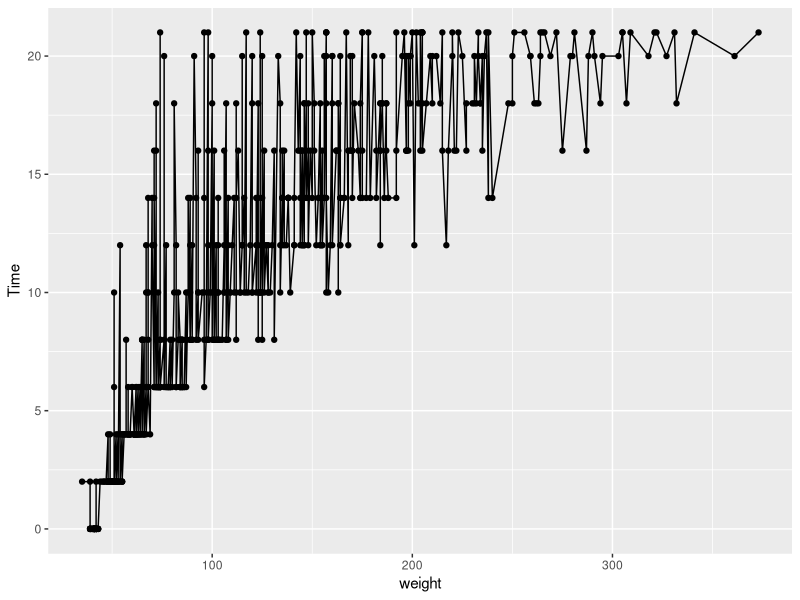
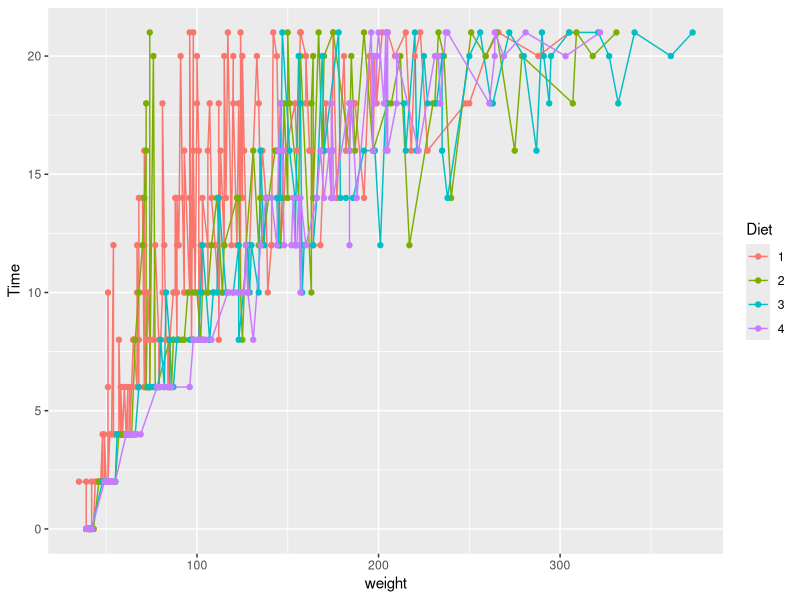
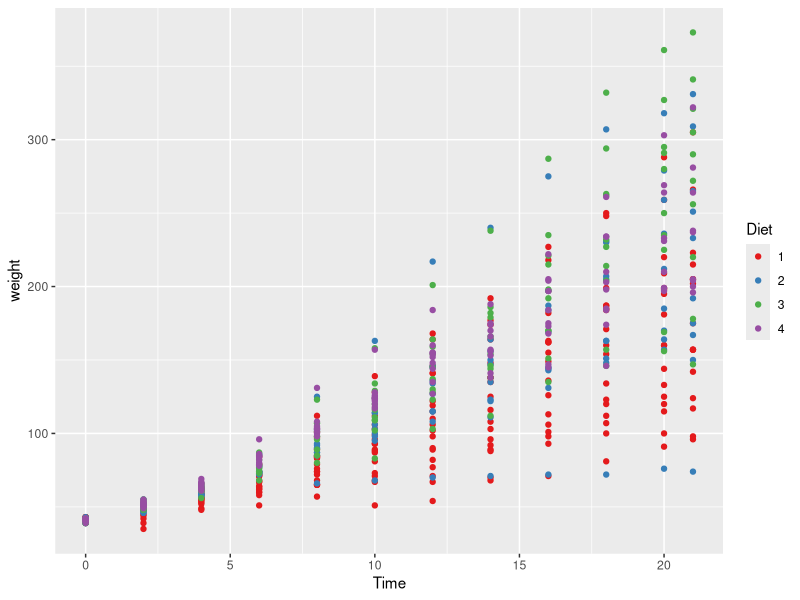
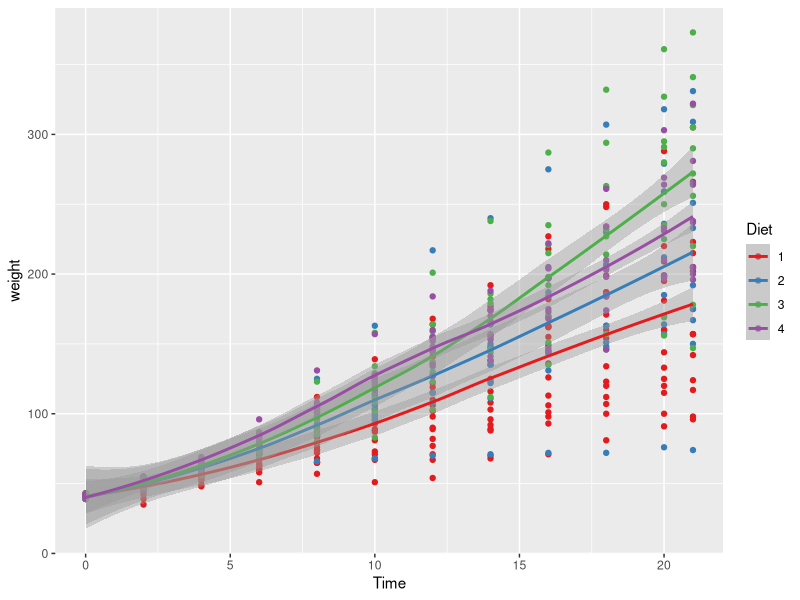
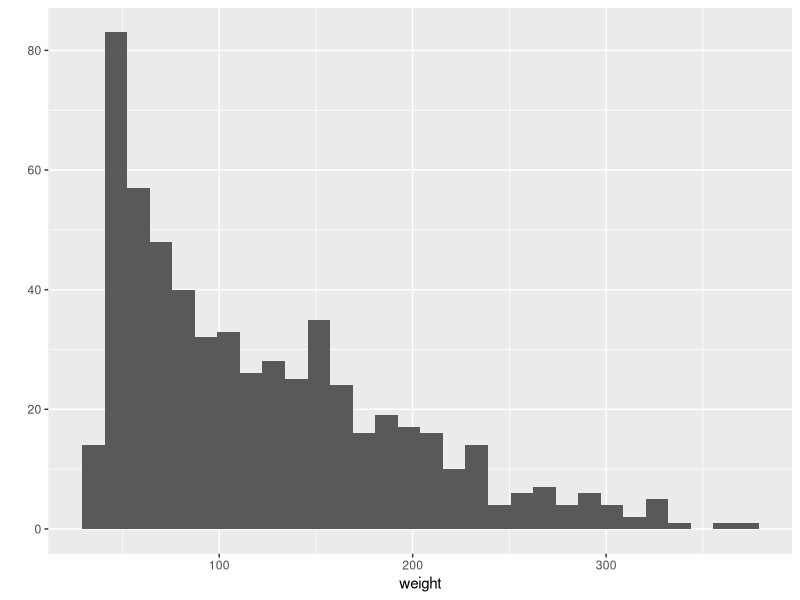
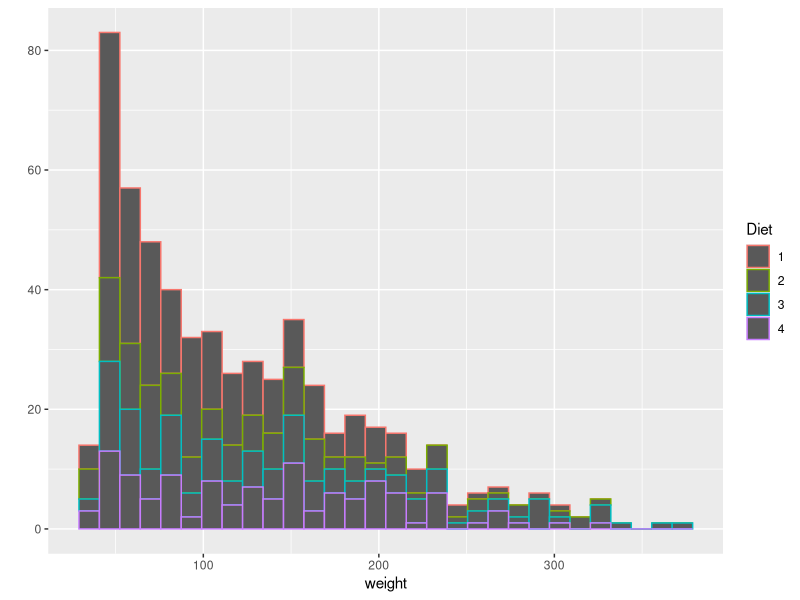
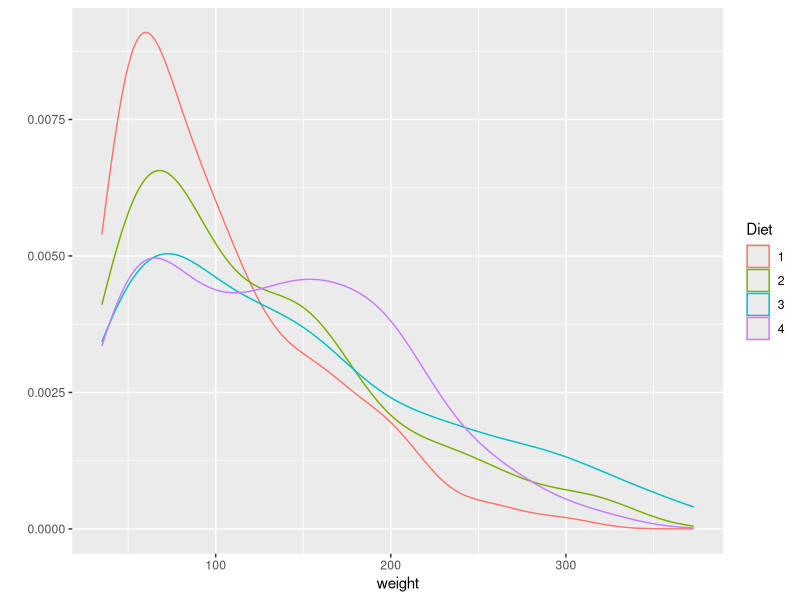
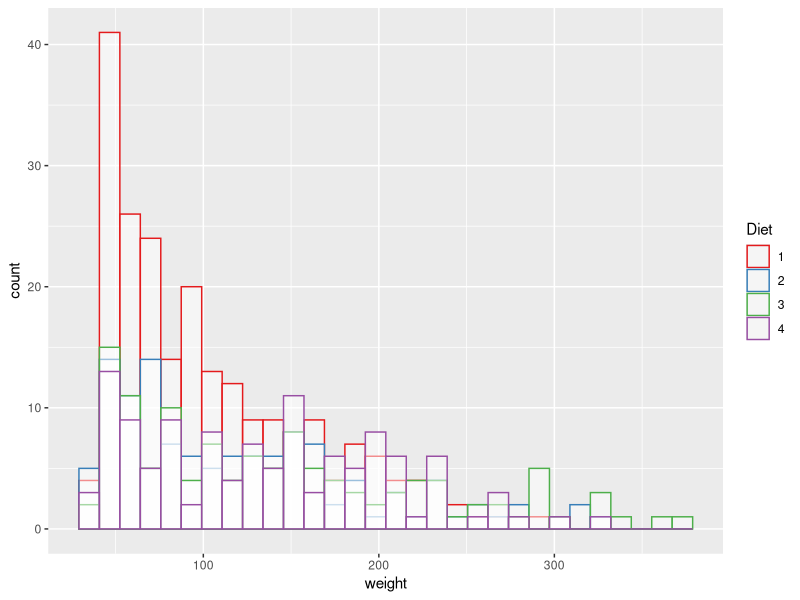

Source code (R) for these figures, in order: (Note: this script raises an error after producing the figures.)
## ---- chunk 1
knitr::opts_chunk$set(echo = TRUE)
## ---- chunk 2
#Install packages
#install.packages("ggplot2")
#install.packages("dplyr")
#install.packages("plyr")

#Load the package
library("ggplot2")
library("dplyr")
library("plyr")
library(RColorBrewer)
library(car)

#Manuals
#vignette("dplyr")
#?ggplot2
#?plyr

## ---- chunk 3
# Install the package
#install.packages("datasets")
# For a full list of these datasets, type library(help = "datasets")
# Load the library and dataset
library(datasets)
data(ChickWeight) #What happens in the Environment section of RStudio?
## ---- chunk 4
# To see the table, you can click on the environment part or run this...
#View(ChickWeight)

# As you can see this is a table, just in case we want to convert it to a data.frame
ChickWeight<-as.data.frame(ChickWeight)
## ---- chunk 5
head(ChickWeight)
## ---- chunk 6
head(ChickWeight,n = 20) 
## ---- chunk 7
str(ChickWeight) 
## ---- chunk 8
class(ChickWeight$weight)
## ---- chunk 9
nrow(ChickWeight)
## ---- chunk 10
ncol(ChickWeight)
## ---- chunk 11
names(ChickWeight)
## ---- chunk 12
names(ChickWeight)[3]
## ---- chunk 13
levels(ChickWeight$Diet)[1:3]
## ---- chunk 14
ChickWeight$Diet[1:3]
## ---- chunk 15
mean(ChickWeight$weight)
## ---- chunk 16
summary(ChickWeight$weight)
## ---- chunk 17
summary(ChickWeight)
## ---- chunk 18
chick_sumary<-summary(ChickWeight)
chick_sumary
## ---- chunk 19
class(chick_sumary)
## ---- chunk 20
chick_sumary_df<-as.data.frame(chick_sumary)
## ---- chunk 21
write.table(chick_sumary, "mydata.txt", sep="\t",row.names = F,col.names = T)
#this is clearly no perfect but for the important part, the numeric and integer columns, we have the stat
## ---- chunk 22
#we can see specific columns and rows
ChickWeight[1,1:3] #row 1, column 1:3
## ---- chunk 23
ChickWeight[1:3,1] #col 1, row 1:3
## ---- chunk 24
ChickWeight[1,1] #row1, col1
## ---- chunk 25
head(ChickWeight[ChickWeight$Diet==4,])
## ---- chunk 26
head(ChickWeight$Diet==4)
## ---- chunk 27
class(ChickWeight$Diet==4)
## ---- chunk 28
head(which(ChickWeight$Diet==4))
## ---- chunk 29
head(ChickWeight[ChickWeight$Diet==4,])
## ---- chunk 30
head(ChickWeight[ChickWeight$Diet==4 & ChickWeight$Time>6,])
## ---- chunk 31
head(ChickWeight[ChickWeight$Diet==4 & ChickWeight$Time>6 & ChickWeight$Time<20,])
## ---- chunk 32
head(ChickWeight$weight[ChickWeight$Diet==4 & ChickWeight$Time>6 & ChickWeight$Time<20])
## ---- chunk 33
names(ChickWeight)
## ---- chunk 34
qplot(data=ChickWeight,x = weight, y=Time, geom = c("line","point"))
qplot(data=ChickWeight,x = weight, y=Time, geom = c("line","point"), colour=Diet) #adding the color helps to separate the data
## ---- chunk 35
ggplot(data = ChickWeight, aes(y = weight, x=Time,colour=Diet))+ #data and basic things about the plot
  geom_point() + #add the type of plot
  scale_colour_brewer(palette = "Set1") #add a colot pallet

ggplot(data = ChickWeight, aes(y = weight, x=Time,colour=Diet))+ #data and basic things about the plot
  geom_point() + #add the type of plot
  geom_smooth() + #add a trend line of mean plus se
  scale_colour_brewer(palette = "Set1")

## ---- chunk 36
qplot(data = ChickWeight,x=weight, binwith=10)
qplot(data = ChickWeight,x=weight, binwith=10, colour=Diet) #the color separates the data
qplot(data = ChickWeight,x=weight, geom = "density", colour=Diet)
## ---- chunk 37
ggplot(data = ChickWeight, aes(x=weight,color=Diet))+
  geom_histogram(fill="white", alpha=0.5, position="identity")+
  scale_colour_brewer(palette = "Set1")

ggplot(data = ChickWeight, aes(x=weight,fill=Diet))+
  geom_density( alpha=0.5)+
  scale_colour_brewer(palette = "Set1")
## ---- chunk 38
#knitr::opts_chunk$set(echo = F, fig.align="center")
knitr::include_graphics("./images/boxplot.jpg")
## ---- chunk 39
ggplot(data = ChickWeight, aes(y=weight,x=as.factor(Time),fill=Diet))+ #Note how the x, y and color changes
  geom_boxplot()+ #this is adding the  boxplot
  scale_colour_brewer(palette = "Set1")
## ---- chunk 40
ggplot(data = ChickWeight, aes(y=weight,x=Time,fill=Diet))+ #Note how the x, y and color changes
  geom_boxplot()+ #this is adding the  boxplot
  scale_colour_brewer(palette = "Set1")
## ---- chunk 41
ggplot(data = ChickWeight, aes(x=weight,fill=Diet))+
  geom_density( alpha=0.5)+
  scale_colour_brewer(palette = "Set1")+
  facet_wrap(~Time,scales = "free")

ggplot(data = ChickWeight, aes(y=weight,x=as.factor(Time),fill=Diet))+
  geom_boxplot()+scale_colour_brewer(palette = "Set1")+
  facet_wrap(~Time,scales = "free")

ggplot(data = ChickWeight, aes(y=weight,x=as.factor(Time),fill=Diet))+
  geom_violin()+
  scale_colour_brewer(palette = "Set1")+
  facet_wrap(~Time,scales = "free")

## ---- chunk 42
stat_ChickWeight<-ddply(ChickWeight,  .(Diet),  transform,  Mean=mean(weight,na.rm = T), SD=sd(weight,na.rm = T))

head(stat_ChickWeight)
## ---- chunk 43
statWeight_ChickWeight<-ddply(ChickWeight,  .(Diet),  summarise,  Mean=mean(weight,na.rm = T), SD=sd(weight,na.rm = T))

head(statWeight_ChickWeight)
## ---- chunk 44
ggplot(statWeight_ChickWeight, aes(x=Diet, y=Mean, fill=Diet)) + 
   geom_bar(stat="identity", position=position_dodge()) +
  geom_errorbar(aes(ymin=Mean-SD, ymax=Mean+SD), width=.2,
                 position=position_dodge(.9))
## ---- chunk 45
shapiro.test(ChickWeight$weight[ChickWeight$Diet==1])
## ---- chunk 46
with(ChickWeight, shapiro.test(weight[Diet == 1]))
## ---- chunk 47
with(ChickWeight, shapiro.test(weight[Diet == 2]))
## ---- chunk 48
qplot(data=ChickWeight, x = weight, facets = "Diet",geom = "density")
## ---- chunk 49
var.test(weight~ Diet, data = ChickWeight[ChickWeight$Diet %in% c(1,2),])
## ---- chunk 50
wilcox.test(weight~ Diet, data = ChickWeight[ChickWeight$Diet %in% c(1,2),],exact = FALSE)
## ---- chunk 51
# Compute the analysis of variance
res.aov <- aov(weight~ Diet, data = ChickWeight)
# Summary of the analysis
summary(res.aov)
## ---- chunk 52
TukeyHSD(res.aov)
## ---- chunk 53
plot(res.aov, 1)
## ---- chunk 54
leveneTest(weight~ Diet, data = ChickWeight)
## ---- chunk 55
plot(res.aov, 2)
## ---- chunk 56
# Extract the residuals
aov_residuals <- residuals(object = res.aov )
# Run Shapiro-Wilk test
shapiro.test(x = aov_residuals )
## ---- chunk 57
kruskal.test(weight~ Diet, data = ChickWeight)
